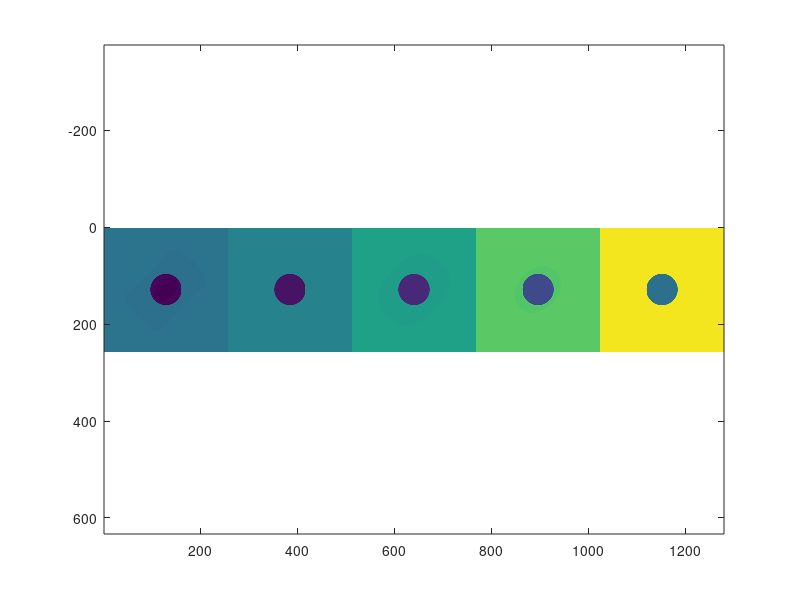

Reproduce this figure in MATLAB.
%% Initialization.
clear
clc
close all hidden

%% Measurement parameters.
delta_t = 0.25; % s
number_of_post_bleach_images = 5;
number_of_pixels = 256;
number_of_pad_pixels = 0;
r_bleach_region = 32; % pixels

intensity_inside_bleach_region = 0.6;
intensity_outside_bleach_region = 0.9;

%% Particle parameters.
D = 10000; % pixels^2 / s
k_on = 0.5; % 1/s
k_off = 1.0; % 1/s
mobile_fraction = 1.0;%0.8;

p_free = k_off / ( k_on + k_off );
p_bound = k_on / ( k_on + k_off );

%% Generate post bleach image data for pure diffusion.

% Initial condition. Create a high resolution initial condition which is 
% then downsampled to avoid too sharp edges.

upsampling_factor = 3;


[X, Y] = meshgrid(1:upsampling_factor*(number_of_pixels + 2 * number_of_pad_pixels), 1:upsampling_factor*(number_of_pixels + 2 * number_of_pad_pixels));
X = X - 0.5;
Y = Y - 0.5;
xc = number_of_pad_pixels + number_of_pixels / 2;
yc = number_of_pad_pixels + number_of_pixels / 2;

U0 = zeros(size(X));
U0( (X - upsampling_factor * xc).^2 + (Y - upsampling_factor * yc).^2 <= (upsampling_factor * r_bleach_region)^2 ) = intensity_inside_bleach_region;
U0( (X - upsampling_factor * xc).^2 + (Y - upsampling_factor * yc).^2 > (upsampling_factor * r_bleach_region)^2 ) = intensity_outside_bleach_region;

% Distribute bound and free according to their marginal distribution,
% defined by p_free and p_bound.
B0 = p_bound * U0;
U0 = p_free * U0;

B0 = imresize(B0, [number_of_pixels + 2 * number_of_pad_pixels, number_of_pixels + 2 * number_of_pad_pixels]);
U0 = imresize(U0, [number_of_pixels + 2 * number_of_pad_pixels, number_of_pixels + 2 * number_of_pad_pixels]);

% figure, imagesc(U0(number_of_pad_pixels+1:end-number_of_pad_pixels, number_of_pad_pixels+1:end-number_of_pad_pixels)), axis 'equal'

clear X Y

%% FFT of initial conditions.

F_U0 = fft2(U0);
% F_U0 = fftshift(F_U0);

F_B0 = fft2(B0);
% F_B0 = fftshift(F_B0);

%% FFT space time evolution of PDE system.

F_image_data_post_bleach_u = zeros(number_of_pixels, number_of_pixels, number_of_post_bleach_images);
F_image_data_post_bleach_b = zeros(number_of_pixels, number_of_pixels, number_of_post_bleach_images);
image_data_post_bleach_u = zeros(number_of_pixels, number_of_pixels, number_of_post_bleach_images);
image_data_post_bleach_b = zeros(number_of_pixels, number_of_pixels, number_of_post_bleach_images);

% [XSI1, XSI2] = meshgrid(-number_of_pixels/2:number_of_pixels/2-1, -number_of_pixels/2:number_of_pixels/2-1);
% XSISQ = XSI1.^2 + XSI2.^2;
[XSI1, XSI2] = meshgrid(0:number_of_pixels-1, 0:number_of_pixels-1);
XSISQ = XSI1.^2 + XSI2.^2;

% For single point.
% i = 1;
% j = 1;
% F_U = zeros(number_of_post_bleach_images, 1);
% F_B = zeros(number_of_post_bleach_images, 1);
T = delta_t * (1:number_of_post_bleach_images);
% 
% for i = 1:number_of_post_bleach_images
%     F_image_data_post_bleach_u(:, :, i) = exp( ( - XSISQ - k_on) * T(i) ) .* F_U0 + exp( k_off * T(i) ) .* F_B0;
%     F_image_data_post_bleach_b(:, :, i) = exp( k_on * T(i) ) .* F_U0 + exp( - k_off * T(i) ) .* F_B0;
% %     F_image_data_post_bleach_u(:, :, i) = exp( ( - XSISQ - k_on) .* T(i) .* F_U0 ) + exp( k_off * T(i) * F_B0 ); 
% %     F_image_data_post_bleach_b(:, :, i) = exp( k_on * T(i) * F_U0 ) + exp( - k_off * T(i) * F_B0 ); 
% 
%     image_data_post_bleach_u(:, :, i) = ifftshift(F_image_data_post_bleach_u(:, :, i));
%     image_data_post_bleach_u(:, :, i) = ifft2(image_data_post_bleach_u(:, :, i));
%     image_data_post_bleach_b(:, :, i) = ifftshift(F_image_data_post_bleach_b(:, :, i));
%     image_data_post_bleach_b(:, :, i) = ifft2(image_data_post_bleach_b(:, :, i));
% end
% 
% FRAP = abs(image_data_post_bleach_u) + abs(image_data_post_bleach_b);
% % figure, imagesc(abs(image_data_post_bleach_u(:,:,i))+abs(image_data_post_bleach_b(:,:,i)))
% 
% imagesc(reshape(FRAP, [number_of_pixels, number_of_pixels*number_of_post_bleach_images]))
% axis 'equal'


for t = 1:number_of_post_bleach_images
    for i = 1:number_of_pixels
        disp([t, i])
        for j = 1:number_of_pixels
            A = [- XSISQ(i, j) - k_on, k_off ; k_on, - k_off];
            c_vector_hat = exp( A * T(t) ) * [F_U0(i, j) ; F_B0(i, j)];
            
            F_image_data_post_bleach_u(i, j, t) = c_vector_hat(1);
            F_image_data_post_bleach_b(i, j, t) = c_vector_hat(2);
        end
    end
end

% F_FRAP = abs(F_image_data_post_bleach_u) + abs(F_image_data_post_bleach_b);
% imagesc(reshape(log10(F_FRAP), [number_of_pixels, number_of_pixels*number_of_post_bleach_images]))
% axis 'equal'

for i = 1:number_of_post_bleach_images
%     image_data_post_bleach_u(:, :, i) = ifftshift(F_image_data_post_bleach_u(:, :, i));
    image_data_post_bleach_u(:, :, i) = abs(ifft2(F_image_data_post_bleach_u(:, :, i)));
%     image_data_post_bleach_b(:, :, i) = ifftshift(F_image_data_post_bleach_b(:, :, i));
    image_data_post_bleach_b(:, :, i) = abs(ifft2(F_image_data_post_bleach_b(:, :, i)));
end

FRAP = image_data_post_bleach_u + image_data_post_bleach_b;
% figure, imagesc(abs(image_data_post_bleach_u(:,:,i))+abs(image_data_post_bleach_b(:,:,i)))

imagesc(reshape(FRAP, [number_of_pixels, number_of_pixels*number_of_post_bleach_images]))
axis 'equal'



% 
